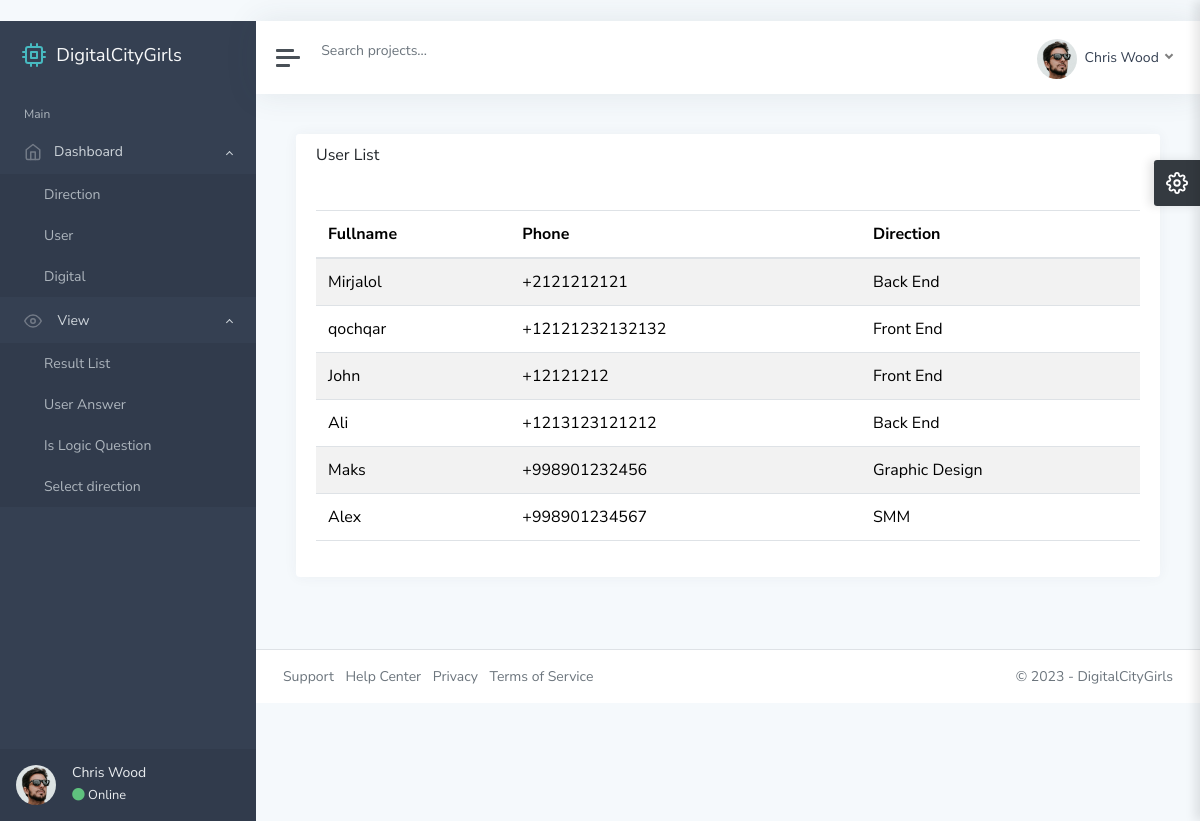
The app's page /ad/user/ with its own data.
### main/models.py (models this page shows, shortened)
class User(models.Model):
    fullname = models.CharField(max_length=255)
    phone = models.PositiveIntegerField()
    direction = models.ForeignKey(Direction, on_delete=models.CASCADE)

class Direction(models.Model):
    photo = models.ImageField()
    name = models.CharField(max_length=255)
    time = models.DurationField(default=0)
    question_count = models.PositiveIntegerField()
    is_logic = models.BooleanField(default=False)
    def __str__(self):
        return self.name

### adminstrator/views.py (the view)
# urls.py: path("user/", user_view, name='user'),
def user_view(request):
    context = {
        "user": User.objects.all(),
    }
    return render(request, "user.html", context)

### template/user.html (shortened to what this page needs)
﻿{% extends 'base.html' %}
{% load static %}
{% block content %}
			<main class="content">
				<div class="container-fluid p-0">
					<div class="row">
						<div class="col-12 col-xl-12">
							<div class="card">
								<div class="card-header">
									<h5 class="card-title">User List</h5>
								</div>
								<div class="card-body">
									<table id="datatables-basic" class="table table-striped" style="width:100%">
										<thead>
											<tr>
												<th>Fullname</th>
												<th>Phone</th>
												<th>Direction</th>
											</tr>
										</thead>
										<tbody>
										{% for i in user %}
											<tr>
												<td>{{ i.fullname }}</td>
												<td>+{{ i.phone }}</td>
												<td>{{ i.direction }}</td>
											</tr>
										{% endfor %}
										</tbody>
									</table>
								</div>
							</div>
						</div>
					</div>
				</div>
			</main>
{% endblock content %}

### template/base.html (style rules this page uses)
body { opacity: 0; }

### records on screen
User: fullname "Mirjalol", phone "2121212121", direction "Back End"
User: fullname "qochqar", phone "12121232132132", direction "Front End"
User: fullname "John", phone "12121212", direction "Front End"
User: fullname "Ali", phone "1213123121212", direction "Back End"
User: fullname "Maks", phone "998901232456", direction "Graphic Design"
User: fullname "Alex", phone "998901234567", direction "SMM"
